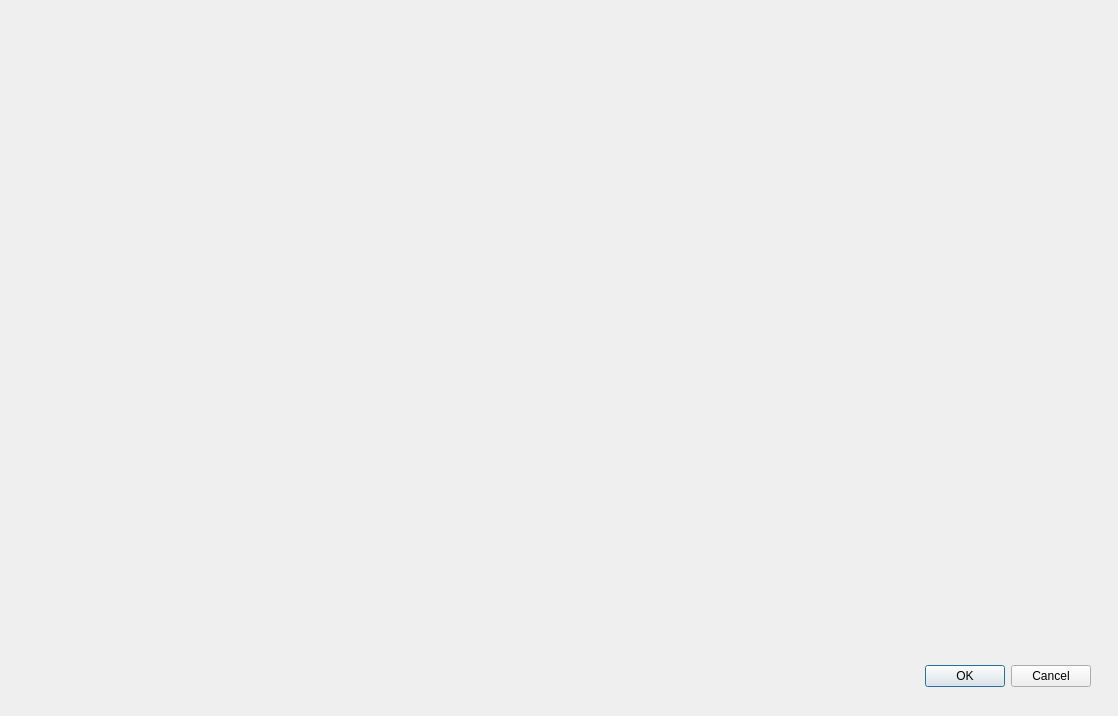
<?xml version="1.0" encoding="UTF-8"?>
<ui version="4.0">
 <class>SRWindow</class>
 <widget class="QDialog" name="SRWindow">
  <property name="geometry">
   <rect>
    <x>0</x>
    <y>0</y>
    <width>1118</width>
    <height>716</height>
   </rect>
  </property>
  <property name="windowTitle">
   <string>Dialog</string>
  </property>
  <widget class="QDialogButtonBox" name="buttonBox">
   <property name="geometry">
    <rect>
     <x>750</x>
     <y>660</y>
     <width>341</width>
     <height>32</height>
    </rect>
   </property>
   <property name="orientation">
    <enum>Qt::Horizontal</enum>
   </property>
   <property name="standardButtons">
    <set>QDialogButtonBox::Cancel|QDialogButtonBox::Ok</set>
   </property>
  </widget>
  <widget class="QCustomPlot" name="graphPlot" native="true">
   <property name="geometry">
    <rect>
     <x>40</x>
     <y>40</y>
     <width>1051</width>
     <height>611</height>
    </rect>
   </property>
  </widget>
 </widget>
 <customwidgets>
  <customwidget>
   <class>QCustomPlot</class>
   <extends>QWidget</extends>
   <header>qcustomplot.h</header>
   <container>1</container>
  </customwidget>
 </customwidgets>
 <resources/>
 <connections>
  <connection>
   <sender>buttonBox</sender>
   <signal>accepted()</signal>
   <receiver>SRWindow</receiver>
   <slot>accept()</slot>
   <hints>
    <hint type="sourcelabel">
     <x>248</x>
     <y>254</y>
    </hint>
    <hint type="destinationlabel">
     <x>157</x>
     <y>274</y>
    </hint>
   </hints>
  </connection>
  <connection>
   <sender>buttonBox</sender>
   <signal>rejected()</signal>
   <receiver>SRWindow</receiver>
   <slot>reject()</slot>
   <hints>
    <hint type="sourcelabel">
     <x>316</x>
     <y>260</y>
    </hint>
    <hint type="destinationlabel">
     <x>286</x>
     <y>274</y>
    </hint>
   </hints>
  </connection>
 </connections>
</ui>
